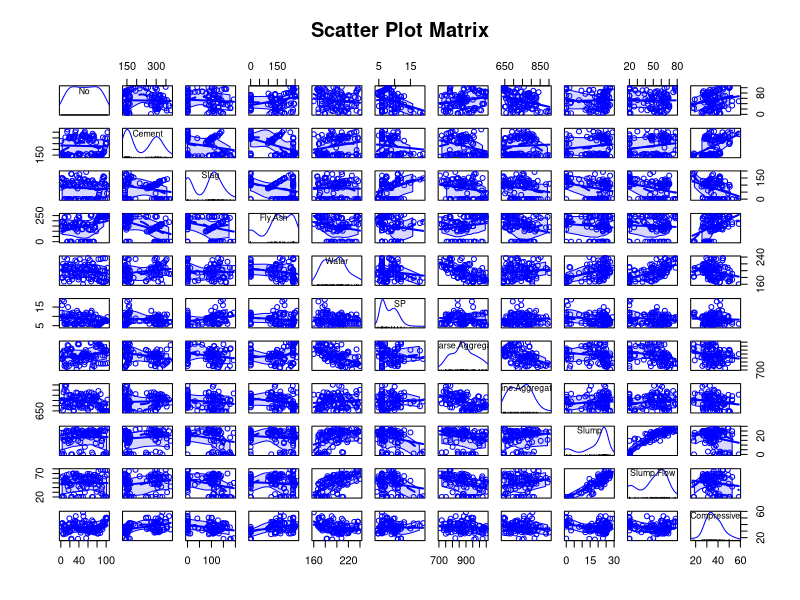

Here is the R script that generated this plot: (Note: this script raises an error after producing the figure.)
library(ggplot2)
concreteds <-read.csv("concrete.csv", header = TRUE)
cor(concreteds)
library(car)
#Convert to data frame
dfconc <- as.data.frame(concreteds[1:11])
cor(dfconc)
#Plot Scatterplot for the data frame
scatterplotMatrix(dfconc, spread = FALSE, lty.smooth=2, main="Scatter Plot Matrix")
#1 Model for Slump
fitconc1 <- lm(Slump ~ Water+SP+Slag+Coarse.Aggregate+Fine.Aggregate ,data = dfconc)
fitconc <- lm(Slump ~ Water+SP+Slag,data = dfconc)
summary(fitconc3b)
#Find the confidence intervals for the ranges - Diagnostics - Typical Approach
confint(fitconc)
par(mfrow=c(2,2))
plot(fitconc)
#Enhanced approach to diagnostics
qqPlot(fitconc, labels=dfconc$No, id.method="identify",simulate=TRUE, main="Q-Q Plot")
# Residual Plot
residPlot <- function(fit, nbreaks=10){
  z <- rstudent(fit)
  hist(z, breaks = nbreaks, freq = FALSE, xlab = "Studentized Residuals",main = "Distribution of Errors")
  rug(jitter(z),col = 'brown')
  curve(dnorm(x, mean = mean(z), sd = sd(z)),add = TRUE, col="blue",lwd=2)
  lines(density(z)$x,density(z)$y, col="red",lwd=2,lty=2)
  legend("topright",legend = c("Normal Curve","Kernel Density Curve"), lty = 1:2, col = c("blue","red"), cex = 0.7)
}
residPlot(fitconc)
#Analysis of peformance of the 2 models using ANOVA testing
anova(fitconc,fitconc1)
#Recommended to go with model 2 based on Anova Analysis
################
# 2 Model For Slump Flow
fitconc2 <- lm(Slump.Flow ~ Water+Coarse.Aggregate+Slag ,data = dfconc)
fitconc2b <- lm(Slump.Flow ~ Water+Coarse.Aggregate+Slag+Fly.Ash ,data = dfconc) 
summary(fitconc2)
#Find the confidence intervals for the ranges - Diagnostics - Typical Approach
confint(fitconc2)
par(mfrow=c(2,2))
plot(fitconc2)
residPlot(fitconc2b)
anova(fitconc2,fitconc2b)
#We conclude that it
###############
# 3 Model For X28.Day Compressive Strength
fitconc3 <- lm(X28.day.Compressive.Strength ~ Water+Fly.Ash+Cement+Slag ,data = dfconc)
fitconc3b <- lm(X28.day.Compressive.Strength ~ Water+Fly.Ash+Cement+Slag+SP ,data = dfconc)
summary(fitconc3)
#Find the confidence intervals for the ranges - Diagnostics - Typical Approach
confint(fitconc3)
par(mfrow=c(2,2))
plot(fitconc3)
residPlot(fitconc3)
anova(fitconc3,fitconc3b)
#####
